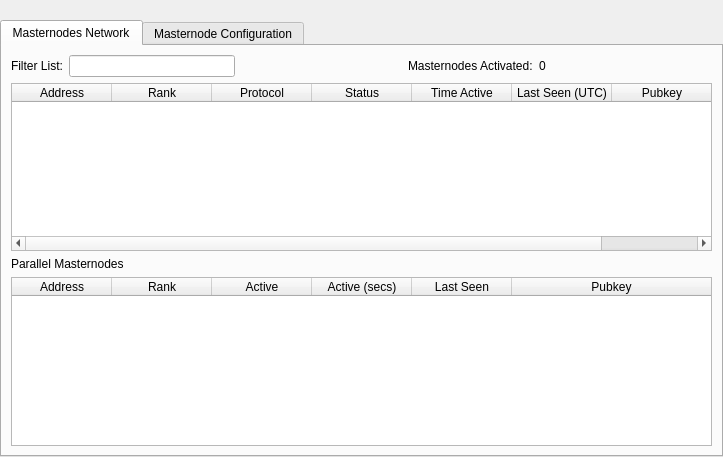
<?xml version="1.0" encoding="UTF-8"?>
<ui version="4.0">
 <class>MasternodeManager</class>
 <widget class="QWidget" name="MasternodeManager">
  <property name="geometry">
   <rect>
    <x>0</x>
    <y>0</y>
    <width>723</width>
    <height>457</height>
   </rect>
  </property>
  <property name="windowTitle">
   <string>Form</string>
  </property>
  <layout class="QVBoxLayout" name="topLayout">
   <property name="margin">
    <number>0</number>
   </property>
   <item>
    <layout class="QVBoxLayout" name="verticalLayout">
     <property name="bottomMargin">
      <number>0</number>
     </property>
     <item>
      <spacer name="horizontalSpacer0">
       <property name="orientation">
        <enum>Qt::Horizontal</enum>
       </property>
       <property name="sizeHint" stdset="0">
        <size>
         <width>40</width>
          <height>20</height>
        </size>
       </property>
      </spacer>
     </item>
     <item>
      <widget class="QTabWidget" name="tabWidget">
       <property name="currentIndex">
        <number>0</number>
       </property>
       <widget class="QWidget" name="tab">
        <attribute name="title">
         <string>Masternodes Network</string>
        </attribute>
        <layout class="QGridLayout" name="gridLayout">
         <item row="1" column="0">
          <widget class="QTableWidget" name="tableWidget">
           <property name="palette">
            <palette>
             <active>
              <colorrole role="Text">
               <brush brushstyle="SolidPattern">
                <color alpha="255">
                 <red>51</red>
                 <green>51</green>
                 <blue>51</blue>
                </color>
               </brush>
              </colorrole>
             </active>
             <inactive>
              <colorrole role="Text">
               <brush brushstyle="SolidPattern">
                <color alpha="255">
                 <red>51</red>
                 <green>51</green>
                 <blue>51</blue>
                </color>
               </brush>
              </colorrole>
             </inactive>
             <disabled>
              <colorrole role="Text">
               <brush brushstyle="SolidPattern">
                <color alpha="255">
                 <red>85</red>
                 <green>85</green>
                 <blue>85</blue>
                </color>
               </brush>
              </colorrole>
             </disabled>
            </palette>
           </property>
           <property name="editTriggers">
            <set>QAbstractItemView::NoEditTriggers</set>
           </property>
           <property name="alternatingRowColors">
            <bool>true</bool>
           </property>
           <property name="selectionBehavior">
            <enum>QAbstractItemView::SelectRows</enum>
           </property>
           <property name="sortingEnabled">
            <bool>true</bool>
           </property>
           <attribute name="horizontalHeaderStretchLastSection">
            <bool>true</bool>
           </attribute>
           <attribute name="ResizeMode">
            <enum>QHeaderView::Interactive</enum>
           </attribute>
           <column>
            <property name="text">
             <string>Address</string>
            </property>
	  </column>
           <column>
            <property name="text">
             <string>Rank</string>
            </property>
	  </column>
           <column>
            <property name="text">
             <string>Protocol</string>
            </property>
          </column>
           <column>
            <property name="text">
             <string>Status</string>
            </property>
           </column>
           <column>
            <property name="text">
             <string>Time Active</string>
            </property>
          </column>
           <column>
            <property name="text">
             <string>Last Seen (UTC)</string>
            </property>
          </column>
           <column>
            <property name="text">
             <string>Pubkey</string>
            </property>
         </column>
          </widget>
         </item>
         <item row="5" column="0">
          <widget class="QTableWidget" name="tableWidgetPMN">
           <property name="editTriggers">
            <set>QAbstractItemView::NoEditTriggers</set>
           </property>
           <property name="alternatingRowColors">
            <bool>true</bool>
           </property>
           <property name="selectionBehavior">
            <enum>QAbstractItemView::SelectRows</enum>
           </property>
           <property name="sortingEnabled">
            <bool>true</bool>
           </property>
           <attribute name="horizontalHeaderStretchLastSection">
            <bool>true</bool>
           </attribute>
           <column>
            <property name="text">
             <string>Address</string>
            </property>
           </column>
           <column>
            <property name="text">
             <string>Rank</string>
            </property>
           </column>
           <column>
            <property name="text">
             <string>Active</string>
            </property>
           </column>
           <column>
            <property name="text">
             <string>Active (secs)</string>
            </property>
           </column>
           <column>
            <property name="text">
             <string>Last Seen</string>
            </property>
           </column>
           <column>
            <property name="text">
             <string>Pubkey</string>
            </property>
           </column>
          </widget>
         </item>
         <item row="0" column="0">
          <layout class="QHBoxLayout" name="horizontalLayout_3">
           <property name="bottomMargin">
            <number>0</number>
           </property>
           <item>
            <widget class="QLabel" name="label_filter">
             <property name="text">
              <string>Filter List:</string>
             </property>
            </widget>
           </item>
           <item>
            <widget class="QLineEdit" name="filterLineEdit">
             <property name="toolTip">
              <string>Filter masternode list</string>
             </property>
            </widget>
           </item>
           <item>
            <spacer name="horizontalSpacer_3">
             <property name="orientation">
              <enum>Qt::Horizontal</enum>
             </property>
             <property name="sizeHint" stdset="0">
              <size>
               <width>10</width>
               <height>20</height>
              </size>
             </property>
            </spacer>
           </item>
           <item>
            <widget class="QLabel" name="label_2">
             <property name="text">
              <string>Masternodes Activated:</string>
             </property>
            </widget>
           </item>
           <item>
            <widget class="QLabel" name="countLabel">
             <property name="text">
              <string>0</string>
             </property>
            </widget>
           </item>
           <item>
            <spacer name="horizontalSpacer_31">
             <property name="orientation">
              <enum>Qt::Horizontal</enum>
             </property>
             <property name="sizeHint" stdset="0">
              <size>
               <width>40</width>
               <height>20</height>
              </size>
             </property>
            </spacer>
           </item>
          </layout>
         </item>
         <item row="2" column="0">
          <widget class="QLabel" name="labelPMN">
           <property name="text">
            <string>Parallel Masternodes</string>
           </property>
          </widget>
         </item>
        </layout>
       </widget>
       <widget class="QWidget" name="tab_2">
        <attribute name="title">
         <string>Masternode Configuration</string>
        </attribute>
        <layout class="QGridLayout" name="gridLayout_2">
         <item row="1" column="0">
          <layout class="QVBoxLayout" name="verticalLayout_2">
           <property name="bottomMargin">
            <number>0</number>
           </property>
           <item>
            <layout class="QHBoxLayout" name="horizontalLayout"/>
           </item>
           <item>
            <widget class="QTableWidget" name="tableWidget_2">
             <property name="editTriggers">
              <set>QAbstractItemView::NoEditTriggers</set>
             </property>
             <property name="palette">
              <palette>
               <active>
                <colorrole role="Text">
                 <brush brushstyle="SolidPattern">
                  <color alpha="255">
                   <red>51</red>
                   <green>51</green>
                   <blue>51</blue>
                  </color>
                 </brush>
                </colorrole>
               </active>
               <inactive>
                <colorrole role="Text">
                 <brush brushstyle="SolidPattern">
                  <color alpha="255">
                   <red>51</red>
                   <green>51</green>
                   <blue>51</blue>
                  </color>
                 </brush>
                </colorrole>
               </inactive>
               <disabled>
                <colorrole role="Text">
                 <brush brushstyle="SolidPattern">
                  <color alpha="255">
                   <red>85</red>
                   <green>85</green>
                   <blue>85</blue>
                  </color>
                 </brush>
                </colorrole>
               </disabled>
              </palette>
             </property>
             <property name="alternatingRowColors">
              <bool>true</bool>
             </property>
             <property name="selectionMode">
              <enum>QAbstractItemView::SingleSelection</enum>
             </property>
             <property name="selectionBehavior">
              <enum>QAbstractItemView::SelectRows</enum>
             </property>
             <attribute name="horizontalHeaderStretchLastSection">
              <bool>true</bool>
             </attribute>
             <column>
              <property name="text">
               <string>Alias</string>
              </property>
             </column>
             <column>
              <property name="text">
               <string>IP/Onion</string>
              </property>
             </column>
             <column>
              <property name="text">
               <string>Status</string>
              </property>
             </column>
             <column>
              <property name="text">
               <string>Collateral Address</string>
              </property>
             </column>
            </widget>
           </item>
           <item>
            <layout class="QHBoxLayout" name="horizontalLayout_2">
             <property name="bottomMargin">
              <number>0</number>
             </property>
            </layout>
           </item>
           <item>
            <layout class="QHBoxLayout" name="horizontalLayout_4">
             <property name="bottomMargin">
              <number>0</number>
             </property>
             <item>
              <widget class="QPushButton" name="createButton">
               <property name="text">
                <string>&amp;Create...</string>
               </property>
              </widget>
             </item>
             <item>
              <widget class="QPushButton" name="editButton">
               <property name="text">
                <string>&amp;Edit</string>
               </property>
              </widget>
             </item>
             <item>
              <widget class="QPushButton" name="getConfigButton">
               <property name="text">
                <string>&amp;Get Config</string>
               </property>
              </widget>
             </item>
             <item>
              <widget class="QPushButton" name="removeButton">
               <property name="text">
                <string>&amp;Remove</string>
               </property>
              </widget>
             </item>
            </layout>
           </item>
           <item>
            <layout class="QHBoxLayout" name="horizontalLayout_5">
             <property name="bottomMargin">
              <number>0</number>
             </property>
             <item>
              <widget class="QPushButton" name="startButton">
               <property name="text">
                <string>&amp;Start</string>
               </property>
              </widget>
             </item>
             <item>
              <widget class="QPushButton" name="startAllButton">
               <property name="text">
                <string>&amp;Start All</string>
               </property>
              </widget>
             </item>
             <item>
              <widget class="QPushButton" name="stopButton">
               <property name="text">
                <string>&amp;Stop</string>
               </property>
              </widget>
             </item>
             <item>
              <widget class="QPushButton" name="stopAllButton">
               <property name="text">
                <string>&amp;Stop All</string>
               </property>
              </widget>
             </item>
            </layout>
           </item>
          </layout>
         </item>
        </layout>
       </widget>
      </widget>
     </item>
    </layout>
   </item>
  </layout>
 </widget>
 <resources/>
 <connections/>
</ui>
